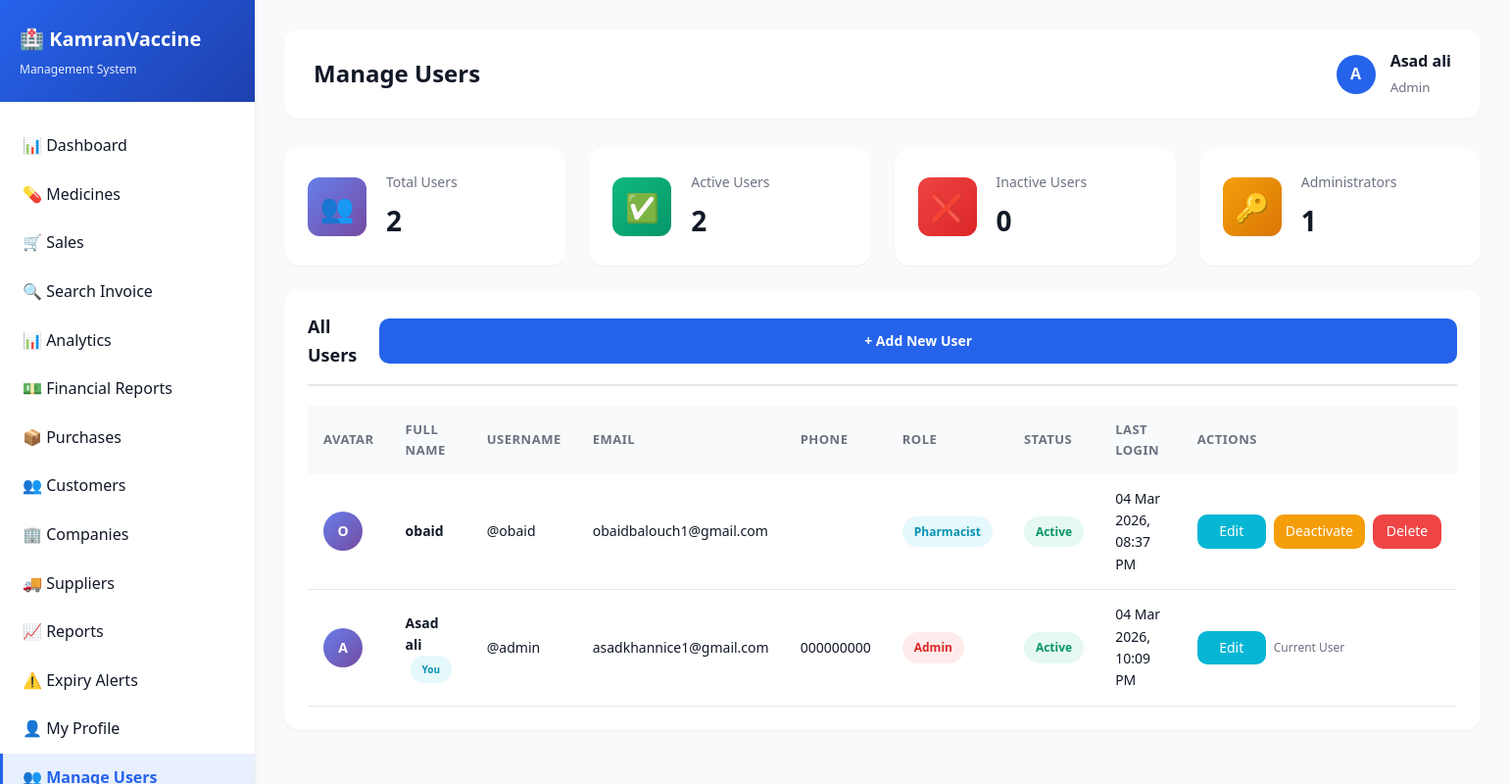
Page /admin/users.php (signed in) on the earlier database version.
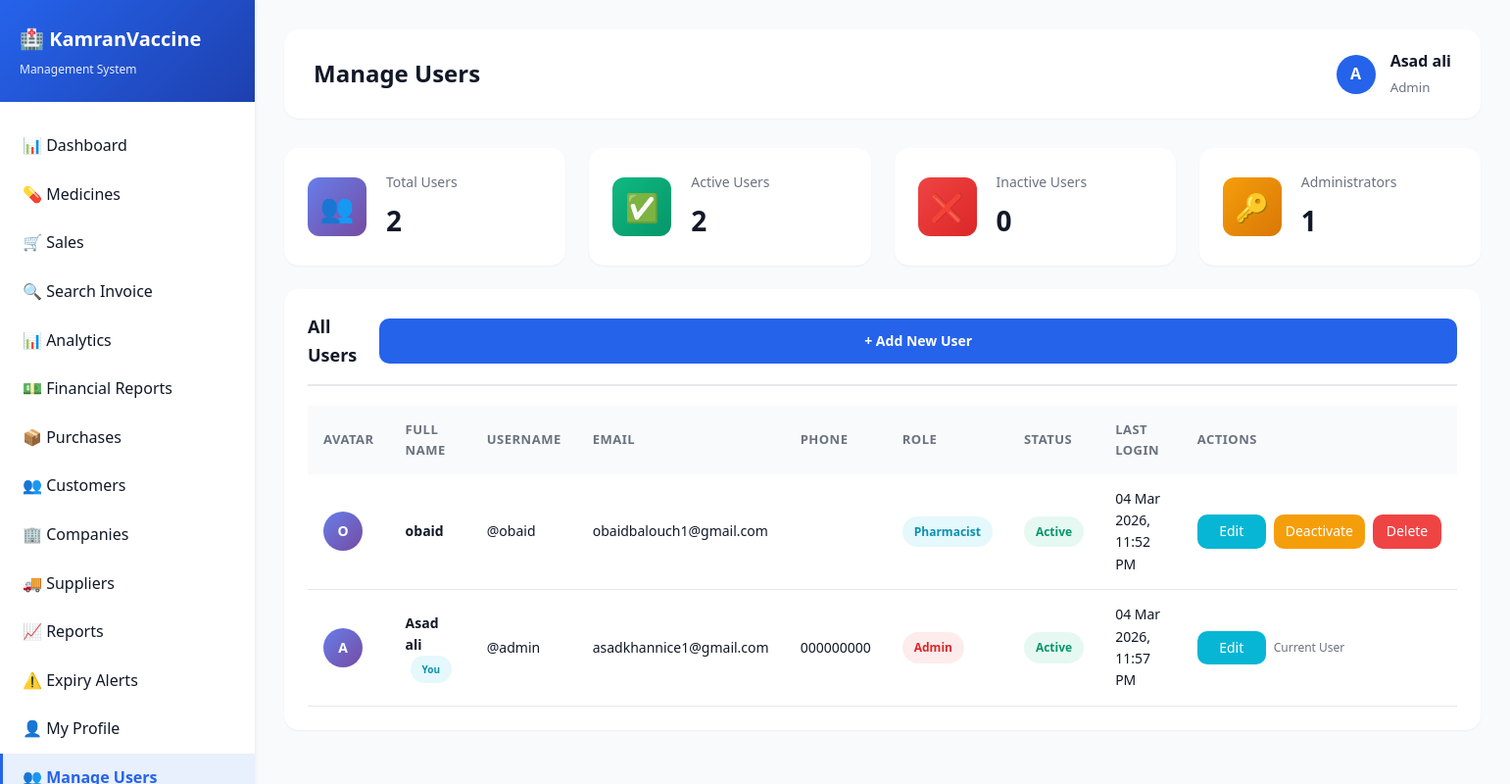
Same page on the later database version.
### tables this page shows
CREATE TABLE `users` (
  `id` int(11) NOT NULL AUTO_INCREMENT,
  `username` varchar(100) NOT NULL,
  `password` varchar(255) NOT NULL,
  `full_name` varchar(255) NOT NULL,
  `email` varchar(255) DEFAULT NULL,
  `phone` varchar(20) DEFAULT NULL,
  `role` enum('admin','pharmacist','cashier','manager') DEFAULT 'cashier',
  `status` enum('active','inactive') DEFAULT 'active',
  `created_at` timestamp NOT NULL DEFAULT current_timestamp(),
  `last_login` timestamp NULL DEFAULT NULL,
  PRIMARY KEY (`id`),
  UNIQUE KEY `username` (`username`),
  KEY `idx_username` (`username`),
  KEY `idx_role` (`role`)
);

### admin/users.php (the view, shortened to what the changed rows need)
<?php
include("includes/header.php");
$users = mysqli_query($conn, "SELECT * FROM users ORDER BY created_at DESC");
?>
<div class="card">
    <div class="card-body">
        <div class="table-responsive">
            <table>
                <thead>
                    <tr>
                        <th>Avatar</th>
                        <th>Full Name</th>
                        <th>Username</th>
                        <th>Email</th>
                        <th>Phone</th>
                        <th>Role</th>
                        <th>Status</th>
                        <th>Last Login</th>
                        <th>Actions</th>
                    </tr>
                </thead>
                <tbody>
                    <?php
                    mysqli_data_seek($users, 0);
                    while ($user = mysqli_fetch_assoc($users)):
                    ?>
                    <tr>
                        <td>
                            <div class="user-avatar" style="width: 40px; height: 40px; border-radius: 50%; background: linear-gradient(135deg, #667eea 0%, #764ba2 100%); color: white; display: flex; align-items: center; justify-content: center; font-weight: bold;">
                                <?php echo strtoupper(substr($user['full_name'], 0, 1)); ?>
                            </div>
                        </td>
                        <td>
                            <strong><?php echo $user['full_name']; ?></strong>
                            <?php if ($user['id'] == $_SESSION['user_id']): ?>
                                <span class="badge badge-info" style="font-size: 10px; margin-left: 5px;">You</span>
                            <?php endif; ?>
                        </td>
                        <td>@<?php echo $user['username']; ?></td>
                        <td><?php echo $user['email'] ?? '<span style="color: #9ca3af;">Not set</span>'; ?></td>
                        <td><?php echo $user['phone'] ?? '<span style="color: #9ca3af;">Not set</span>'; ?></td>
                        <td>
                            <span class="badge badge-<?php
                                echo $user['role'] == 'admin' ? 'danger' :
                                    ($user['role'] == 'manager' ? 'warning' :
                                    ($user['role'] == 'pharmacist' ? 'info' : 'secondary'));
                            ?>">
                                <?php echo ucfirst($user['role']); ?>
                            </span>
                        </td>
                        <td>
                            <span class="badge badge-<?php echo $user['status'] == 'active' ? 'success' : 'danger'; ?>">
                                <?php echo ucfirst($user['status']); ?>
                            </span>
                        </td>
                        <td>
                            <?php
                            if ($user['last_login']) {
                                echo date('d M Y, h:i A', strtotime($user['last_login']));
                            } else {
                                echo '<span style="color: #9ca3af;">Never</span>';
                            }
                            ?>
                        </td>
                        <td>
                            <div class="action-buttons">
                                <a href="edit_user.php?id=<?php echo $user['id']; ?>" class="btn btn-info btn-sm">Edit</a>
                                <?php if ($user['id'] != $_SESSION['user_id']): ?>
                                    <a href="?toggle_status=<?php echo $user['id']; ?>"
                                       class="btn btn-warning btn-sm"
                                       onclick="return confirm('Toggle user status?')">
                                        <?php echo $user['status'] == 'active' ? 'Deactivate' : 'Activate'; ?>
                                    </a>
                                    <a href="?delete=<?php echo $user['id']; ?>"
                                       class="btn btn-danger btn-sm"
                                       onclick="return confirm('Are you sure you want to delete this user? This action cannot be undone!')">
                                        Delete
                                    </a>
                                <?php else: ?>
                                    <span class="text-muted" style="font-size: 12px;">Current User</span>
                                <?php endif; ?>
                            </div>
                        </td>
                    </tr>
                    <?php endwhile; ?>
                </tbody>
            </table>
        </div>
    </div>
</div>
<?php include("includes/footer.php"); ?>

Differences in the rows shown:
changed users "obaid": last_login "04 Mar 2026, 08:37 PM" → "04 Mar 2026, 11:52 PM"
changed users "Asad ali": last_login "04 Mar 2026, 10:09 PM" → "04 Mar 2026, 11:57 PM"
